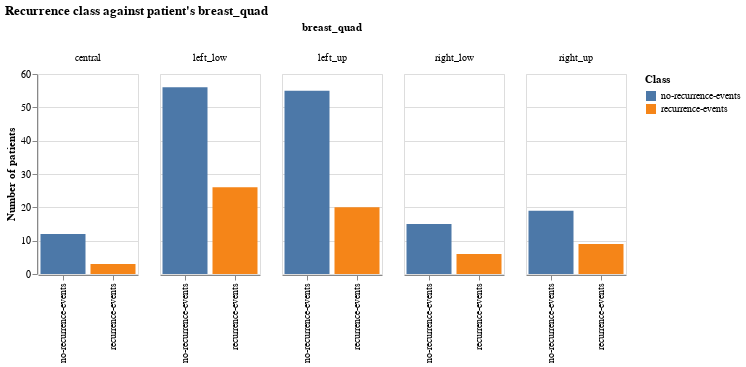

The code cell stored with this chart in its notebook:
### Code cell
plt5

### Figure 1 — Vega-Lite specification as saved in the notebook (floating-point values rounded to 4 significant figures; data arrays with more than 128 entries replaced by an {"elided": "..."} marker saying what was removed)
{"$schema": "https://vega.github.io/schema/vega-lite/v3.4.0.json", "config": {"mark": {"tooltip": null}, "view": {"height": 300, "width": 400}}, "data": {"name": "data-e79d3b330d58e54777007d86cb4c28dd"}, "datasets": {"data-e79d3b330d58e54777007d86cb4c28dd": {"elided": "221 records"}}, "encoding": {"color": {"field": "Class", "type": "nominal"}, "column": {"field": "breast_quad", "type": "nominal"}, "x": {"field": "Class", "title": "", "type": "ordinal"}, "y": {"aggregate": "count", "title": "Number of patients", "type": "quantitative"}}, "height": 200, "mark": "bar", "title": "Recurrence class against patient's breast_quad", "width": 100}
